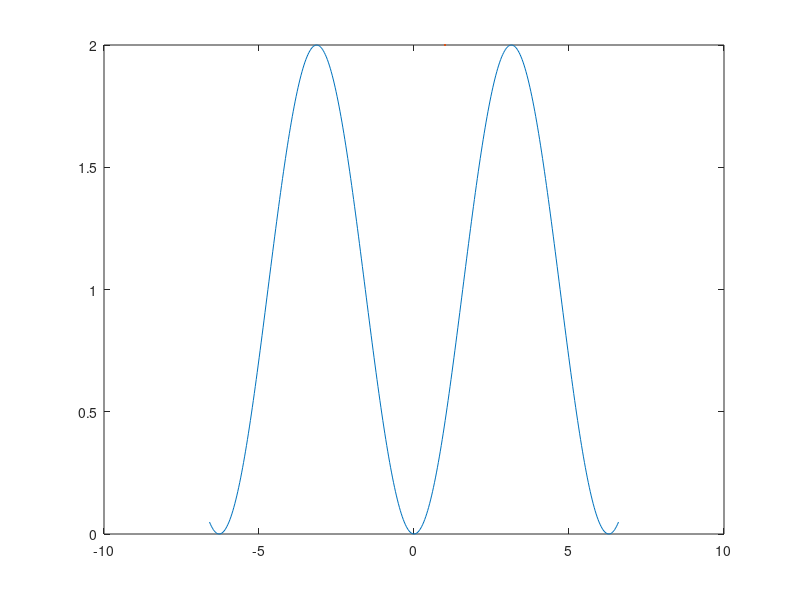

Write MATLAB code to recreate this figure. (Note: this script raises an error after producing the figure.)

%figure 1, potential
xs = -(2*pi+pi/10):pi/100:(2*pi+pi/10);
fun = @(x) 1-cos(x);
figure;
plot(xs, fun(xs), LineWidth=2);
xlabel('$\phi$',Interpreter='latex', FontSize=22);
ylabel('$U(\phi)$', Interpreter='latex',FontSize=22);
set(gca,'FontSize',25)
grid on
axis([-(2*pi+pi/10) (2*pi+pi/10) -0.2 2])

hold on
plot(-2*pi, 0, 'ro', MarkerSize=8, MarkerFaceColor='r');
plot( 2*pi, 0, 'ro', MarkerSize=8, MarkerFaceColor='r');
plot( 0, 0, 'ro', MarkerSize=8, MarkerFaceColor='r');
text( -2*pi+0.6, -0.1, '$\phi = -2\pi$', HorizontalAlignment='center', Interpreter='latex',FontSize=20);
text( 2*pi-0.5, -0.1, '$\phi =  2\pi$', HorizontalAlignment='center',Interpreter='latex',FontSize=20);
text( 0, -0.1, '$\phi =  0$', HorizontalAlignment='center',Interpreter='latex',FontSize=20);
hold off




%figure 2, static kink
xs = -4:0.01:4;
fun = @(x) 4*atan(exp(x));
figure;
plot(xs, fun(xs), linewidth=2);
ylabel('$\phi$',Interpreter='latex', FontSize=22);
xlabel('$x$',Interpreter='latex', FontSize=22);
set(gca,'FontSize',25)
grid on

hold on
plot([-4, -2], [0.03, 0.03], 'r--', LineWidth=2);
text(-1.5, 0.3, '$\phi \rightarrow 0$', HorizontalAlignment='center',fontsize=20, Interpreter='latex');
plot([ 2, 4], [ 2*pi, 2*pi], 'r--', LineWidth=2);
text( 1.5,  6.3, '$\phi \rightarrow  2\pi$', HorizontalAlignment='center',fontsize=20, Interpreter='latex');
hold off




%figure 3, static antikink
xs = -4:0.01:4;
fun = @(x) 4*atan(exp(-x))-2*pi;
figure;
plot(xs, fun(xs), linewidth=2);
ylabel('$\phi$',Interpreter='latex', FontSize=22);
xlabel('$x$',Interpreter='latex', FontSize=22);
set(gca,'FontSize',25)
grid on

hold on
plot([-4, -2],[ -0.03, -0.03], 'r--', LineWidth=2);
text(-1.5, -0.3, '$\phi \rightarrow 0$', HorizontalAlignment='center',fontsize=20, Interpreter='latex');
plot([ 2, 4], [-2*pi,-2*pi] , 'r--', LineWidth=2);
text( 1.5,  -6.3, '$\phi \rightarrow  2\pi$', HorizontalAlignment='center',fontsize=20, Interpreter='latex');
hold off
